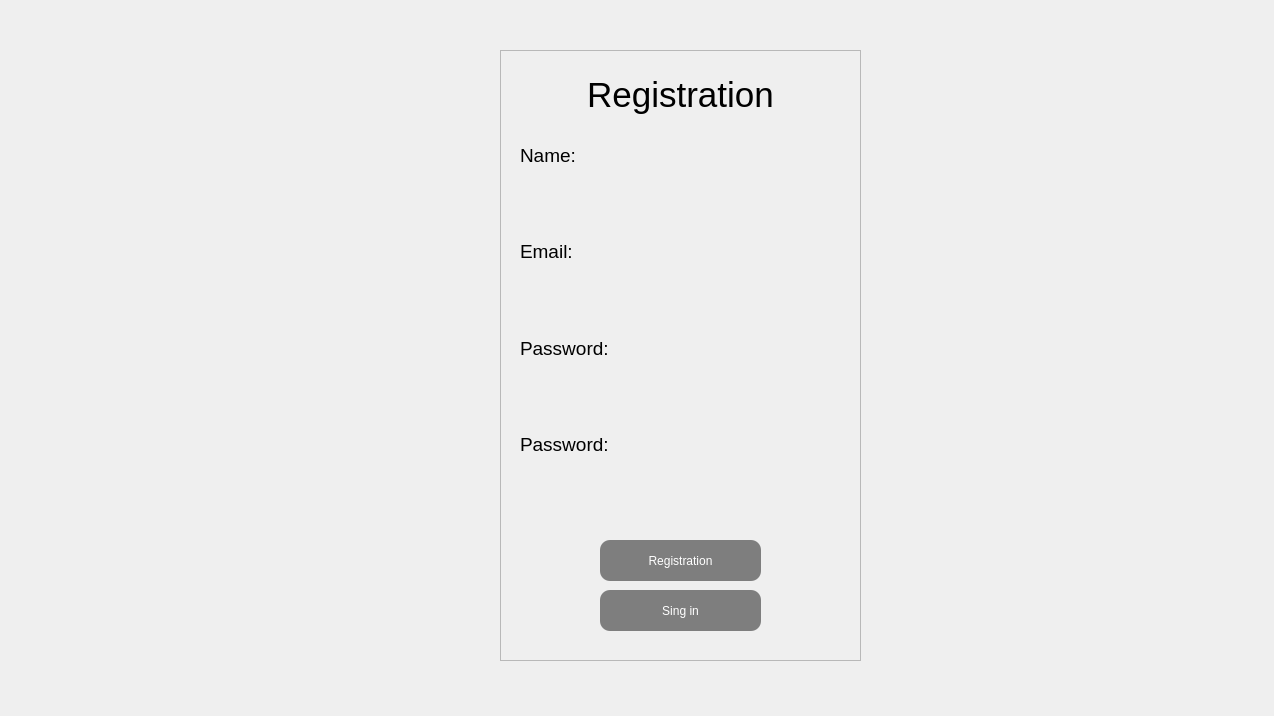
<?xml version="1.0" encoding="UTF-8"?>
<ui version="4.0">
 <class>MainWindow</class>
 <widget class="QMainWindow" name="MainWindow">
  <property name="geometry">
   <rect>
    <x>0</x>
    <y>0</y>
    <width>1274</width>
    <height>716</height>
   </rect>
  </property>
  <property name="windowTitle">
   <string>MainWindow</string>
  </property>
  <widget class="QWidget" name="centralwidget">
   <widget class="QFrame" name="frame">
    <property name="geometry">
     <rect>
      <x>500</x>
      <y>50</y>
      <width>361</width>
      <height>611</height>
     </rect>
    </property>
    <property name="styleSheet">
     <string notr="true"/>
    </property>
    <property name="frameShape">
     <enum>QFrame::Shape::StyledPanel</enum>
    </property>
    <property name="frameShadow">
     <enum>QFrame::Shadow::Raised</enum>
    </property>
    <widget class="QPushButton" name="registration">
     <property name="geometry">
      <rect>
       <x>100</x>
       <y>490</y>
       <width>161</width>
       <height>41</height>
      </rect>
     </property>
     <property name="styleSheet">
      <string notr="true">color: rgb(255, 255, 255);
background-color: rgb(126, 126, 126);
border-radius: 10px;
</string>
     </property>
     <property name="text">
      <string>Registration</string>
     </property>
    </widget>
    <widget class="QPushButton" name="sing_in">
     <property name="geometry">
      <rect>
       <x>100</x>
       <y>540</y>
       <width>161</width>
       <height>41</height>
      </rect>
     </property>
     <property name="styleSheet">
      <string notr="true">color: rgb(255, 255, 255);
background-color: rgb(126, 126, 126);
border-radius: 10px;
</string>
     </property>
     <property name="text">
      <string>Sing in</string>
     </property>
    </widget>
    <widget class="QLabel" name="label_3">
     <property name="geometry">
      <rect>
       <x>70</x>
       <y>20</y>
       <width>221</width>
       <height>51</height>
      </rect>
     </property>
     <property name="toolTip">
      <string>&lt;html&gt;&lt;head/&gt;&lt;body&gt;&lt;p align=&quot;center&quot;&gt;&lt;br/&gt;&lt;/p&gt;&lt;/body&gt;&lt;/html&gt;</string>
     </property>
     <property name="whatsThis">
      <string>&lt;html&gt;&lt;head/&gt;&lt;body&gt;&lt;p&gt;&lt;br/&gt;&lt;/p&gt;&lt;/body&gt;&lt;/html&gt;</string>
     </property>
     <property name="text">
      <string>&lt;html&gt;&lt;head/&gt;&lt;body&gt;&lt;p align=&quot;center&quot;&gt;&lt;span style=&quot; font-size:26pt; color:#000000;&quot;&gt;Registration&lt;/span&gt;&lt;/p&gt;&lt;/body&gt;&lt;/html&gt;</string>
     </property>
    </widget>
    <widget class="QWidget" name="verticalLayoutWidget">
     <property name="geometry">
      <rect>
       <x>20</x>
       <y>80</y>
       <width>321</width>
       <height>381</height>
      </rect>
     </property>
     <layout class="QVBoxLayout" name="verticalLayout">
      <property name="spacing">
       <number>5</number>
      </property>
      <item>
       <widget class="QLabel" name="name_label">
        <property name="styleSheet">
         <string notr="true">background-color: rgba(255, 255, 255, 0);
color: rgb(255, 255, 255);
border: none;</string>
        </property>
        <property name="text">
         <string>&lt;html&gt;&lt;head/&gt;&lt;body&gt;&lt;p&gt;&lt;span style=&quot; font-size:14pt; color:#000000;&quot;&gt;Name:&lt;/span&gt;&lt;/p&gt;&lt;/body&gt;&lt;/html&gt;</string>
        </property>
       </widget>
      </item>
      <item>
       <widget class="QPlainTextEdit" name="name_edit">
        <property name="maximumSize">
         <size>
          <width>16777215</width>
          <height>36</height>
         </size>
        </property>
        <property name="font">
         <font>
          <pointsize>14</pointsize>
          <stylestrategy>PreferDefault</stylestrategy>
          <kerning>true</kerning>
         </font>
        </property>
        <property name="styleSheet">
         <string notr="true">background-color: rgba(255, 255, 255, 0);
color: rgb(0, 0, 0);
</string>
        </property>
        <property name="verticalScrollBarPolicy">
         <enum>Qt::ScrollBarPolicy::ScrollBarAlwaysOff</enum>
        </property>
        <property name="horizontalScrollBarPolicy">
         <enum>Qt::ScrollBarPolicy::ScrollBarAlwaysOff</enum>
        </property>
        <property name="sizeAdjustPolicy">
         <enum>QAbstractScrollArea::SizeAdjustPolicy::AdjustIgnored</enum>
        </property>
        <property name="plainText">
         <string/>
        </property>
       </widget>
      </item>
      <item>
       <widget class="QLabel" name="email_label">
        <property name="styleSheet">
         <string notr="true">background-color: rgba(255, 255, 255, 0);
border: none;</string>
        </property>
        <property name="text">
         <string>&lt;html&gt;&lt;head/&gt;&lt;body&gt;&lt;p&gt;&lt;span style=&quot; font-size:14pt;&quot;&gt;Email:&lt;/span&gt;&lt;/p&gt;&lt;/body&gt;&lt;/html&gt;</string>
        </property>
       </widget>
      </item>
      <item>
       <widget class="QPlainTextEdit" name="email_edit">
        <property name="maximumSize">
         <size>
          <width>16777215</width>
          <height>36</height>
         </size>
        </property>
        <property name="font">
         <font>
          <pointsize>14</pointsize>
          <stylestrategy>PreferDefault</stylestrategy>
          <kerning>true</kerning>
         </font>
        </property>
        <property name="styleSheet">
         <string notr="true">background-color: rgba(255, 255, 255, 0);</string>
        </property>
        <property name="verticalScrollBarPolicy">
         <enum>Qt::ScrollBarPolicy::ScrollBarAlwaysOff</enum>
        </property>
        <property name="horizontalScrollBarPolicy">
         <enum>Qt::ScrollBarPolicy::ScrollBarAlwaysOff</enum>
        </property>
        <property name="sizeAdjustPolicy">
         <enum>QAbstractScrollArea::SizeAdjustPolicy::AdjustIgnored</enum>
        </property>
        <property name="plainText">
         <string/>
        </property>
       </widget>
      </item>
      <item>
       <widget class="QLabel" name="password_label">
        <property name="styleSheet">
         <string notr="true">background-color: rgba(255, 255, 255, 0);
border: none;</string>
        </property>
        <property name="text">
         <string>&lt;html&gt;&lt;head/&gt;&lt;body&gt;&lt;p&gt;&lt;span style=&quot; font-size:14pt;&quot;&gt;Password:&lt;/span&gt;&lt;/p&gt;&lt;/body&gt;&lt;/html&gt;</string>
        </property>
       </widget>
      </item>
      <item>
       <widget class="QPlainTextEdit" name="password_edit1">
        <property name="maximumSize">
         <size>
          <width>16777215</width>
          <height>36</height>
         </size>
        </property>
        <property name="font">
         <font>
          <pointsize>14</pointsize>
          <stylestrategy>PreferDefault</stylestrategy>
          <kerning>true</kerning>
         </font>
        </property>
        <property name="styleSheet">
         <string notr="true">background-color: rgba(255, 255, 255, 0);</string>
        </property>
        <property name="verticalScrollBarPolicy">
         <enum>Qt::ScrollBarPolicy::ScrollBarAlwaysOff</enum>
        </property>
        <property name="horizontalScrollBarPolicy">
         <enum>Qt::ScrollBarPolicy::ScrollBarAlwaysOff</enum>
        </property>
        <property name="sizeAdjustPolicy">
         <enum>QAbstractScrollArea::SizeAdjustPolicy::AdjustIgnored</enum>
        </property>
        <property name="plainText">
         <string/>
        </property>
       </widget>
      </item>
      <item>
       <widget class="QLabel" name="password_label_2">
        <property name="styleSheet">
         <string notr="true">background-color: rgba(255, 255, 255, 0);
border: none;</string>
        </property>
        <property name="text">
         <string>&lt;html&gt;&lt;head/&gt;&lt;body&gt;&lt;p&gt;&lt;span style=&quot; font-size:14pt;&quot;&gt;Password:&lt;/span&gt;&lt;/p&gt;&lt;/body&gt;&lt;/html&gt;</string>
        </property>
       </widget>
      </item>
      <item>
       <widget class="QPlainTextEdit" name="password_edit2">
        <property name="maximumSize">
         <size>
          <width>16777215</width>
          <height>36</height>
         </size>
        </property>
        <property name="font">
         <font>
          <pointsize>14</pointsize>
          <stylestrategy>PreferDefault</stylestrategy>
          <kerning>true</kerning>
         </font>
        </property>
        <property name="styleSheet">
         <string notr="true">background-color: rgba(255, 255, 255, 0);</string>
        </property>
        <property name="verticalScrollBarPolicy">
         <enum>Qt::ScrollBarPolicy::ScrollBarAlwaysOff</enum>
        </property>
        <property name="horizontalScrollBarPolicy">
         <enum>Qt::ScrollBarPolicy::ScrollBarAlwaysOff</enum>
        </property>
        <property name="sizeAdjustPolicy">
         <enum>QAbstractScrollArea::SizeAdjustPolicy::AdjustIgnored</enum>
        </property>
        <property name="plainText">
         <string/>
        </property>
       </widget>
      </item>
     </layout>
    </widget>
    <widget class="QLabel" name="label_2">
     <property name="geometry">
      <rect>
       <x>-230</x>
       <y>0</y>
       <width>591</width>
       <height>611</height>
      </rect>
     </property>
     <property name="styleSheet">
      <string notr="true"/>
     </property>
     <property name="text">
      <string/>
     </property>
     <property name="textFormat">
      <enum>Qt::TextFormat::AutoText</enum>
     </property>
     <property name="pixmap">
      <pixmap>./src/img/69452687602.jpg</pixmap>
     </property>
     <property name="scaledContents">
      <bool>false</bool>
     </property>
     <property name="wordWrap">
      <bool>false</bool>
     </property>
    </widget>
    <zorder>label_2</zorder>
    <zorder>registration</zorder>
    <zorder>sing_in</zorder>
    <zorder>label_3</zorder>
    <zorder>verticalLayoutWidget</zorder>
   </widget>
   <widget class="QLabel" name="label">
    <property name="geometry">
     <rect>
      <x>-1</x>
      <y>0</y>
      <width>1311</width>
      <height>720</height>
     </rect>
    </property>
    <property name="styleSheet">
     <string notr="true"/>
    </property>
    <property name="frameShape">
     <enum>QFrame::Shape::NoFrame</enum>
    </property>
    <property name="text">
     <string/>
    </property>
    <property name="pixmap">
     <pixmap>./src/img/69452687601.jpg</pixmap>
    </property>
    <property name="scaledContents">
     <bool>true</bool>
    </property>
   </widget>
   <zorder>label</zorder>
   <zorder>frame</zorder>
  </widget>
 </widget>
 <resources/>
 <connections/>
</ui>
